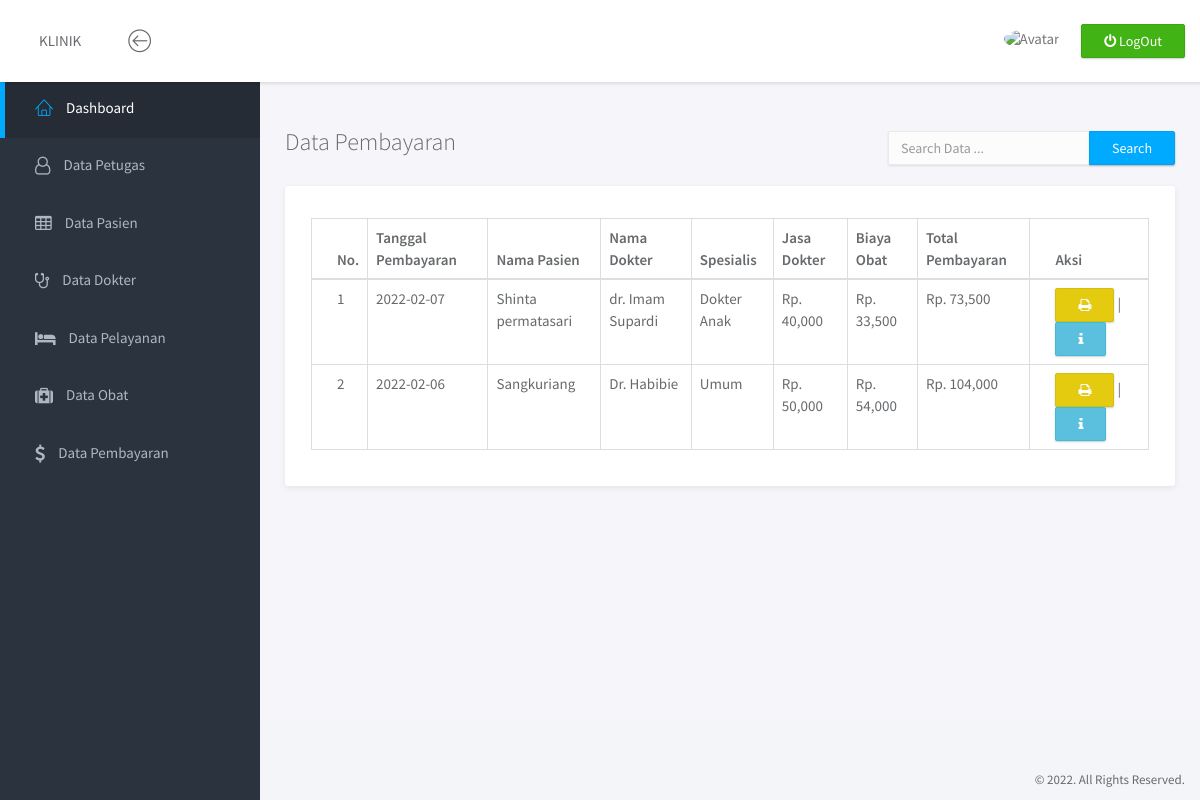
Page /admin/data-biaya.php on the committed database.
### tables this page shows
CREATE TABLE `bayar` (
  `id_bayar` int(11) NOT NULL,
  `id_pasien` int(11) NOT NULL,
  `id_dokter` int(11) NOT NULL,
  `tanggal_bayar` date NOT NULL,
  `tarif` varchar(20) NOT NULL,
  `biaya_resep` varchar(30) NOT NULL,
  `keluhan` text NOT NULL,
  `diagnosa` text NOT NULL,
  `resep` text NOT NULL,
  `total_bayar` varchar(50) NOT NULL
);

CREATE TABLE `pasien` (
  `id_pasien` int(11) NOT NULL,
  `nama_pasien` varchar(50) NOT NULL,
  `lahir_pasien` date NOT NULL,
  `keluarga_pasien` varchar(50) NOT NULL,
  `alamat_pasien` text NOT NULL,
  `jk_pasien` enum('L','P') NOT NULL,
  `telepon_pasien` varchar(15) NOT NULL
);

CREATE TABLE `dokter` (
  `id_dokter` int(11) NOT NULL,
  `nama_dokter` varchar(50) NOT NULL,
  `lahir_dokter` date NOT NULL,
  `alamat` text NOT NULL,
  `telepon` varchar(20) NOT NULL,
  `tarif` varchar(20) NOT NULL,
  `spesialis` varchar(50) NOT NULL,
  `keterangan` text NOT NULL
);

### admin/data-biaya.php (the view, shortened to what this page needs)
<?php
include 'koneksi.php';
?>
<!doctype html>
<html lang="en">
<head>
	<link rel="stylesheet" href="assets/vendor/bootstrap/css/bootstrap.min.css">
	<link rel="stylesheet" href="assets/vendor/font-awesome/css/font-awesome.min.css">
	<link rel="stylesheet" href="assets/vendor/linearicons/style.css">
	<link rel="stylesheet" href="assets/css/main.css">
	<link rel="stylesheet" href="assets/css/demo.css">
</head>
<body>
	<div id="wrapper">
		<nav class="navbar navbar-default navbar-fixed-top">
			<div class="brand">
				KLINIK
			</div>
			<div class="container-fluid">
				<div class="navbar-btn">
					<button type="button" class="btn-toggle-fullwidth"><i class="lnr lnr-arrow-left-circle"></i></button>
				</div>
				<div class="navbar-btn navbar-btn-right">
					<a class="btn btn-success update-pro" href="logout.php" title="Log-Out"><i class="fa fa-power-off"></i> <span> LogOut</span></a>
				</div>
				<div id="navbar-menu">
					<ul class="nav navbar-nav navbar-right">
						<li class="dropdown">
							<a href="#" class="dropdown-toggle" data-toggle="dropdown"><img src="assets/img/kepsek.png" class="img-circle" alt="Avatar"> <span><?php print($_SESSION['user']) ?></span></a>
						</li>
					</ul>
				</div>
			</div>
		</nav>
		<div id="sidebar-nav" class="sidebar">
			<div class="sidebar-scroll">
				<nav>
					<ul class="nav">
						<li><a href="dashboard.php" class="active"><i class="lnr lnr-home"></i> <span>Dashboard</span></a></li>
						<li><a href="data-petugas.php" class=""><i class="fa fa-user-o"></i> <span>Data Petugas</span></a></li>
						<li><a href="data-pasien.php" class=""><i class="fa fa-table"></i> <span>Data Pasien</span></a></li>
						<li><a href="data-dokter.php" class=""><i class="fa fa-stethoscope"></i> <span>Data Dokter</span></a></li>
						<li><a href="data-pelayanan.php" class=""><i class="fa fa-bed"></i> <span>Data Pelayanan</span></a></li>
						<li><a href="data-obat.php" class=""><i class="fa fa-medkit"></i> <span>Data Obat</span></a></li>
						<li><a href="data-biaya.php" class=""><i class="fa fa-usd"></i> <span>Data Pembayaran</span></a></li>
					</ul>
				</nav>
			</div>
		</div>
		<div class="main">
			<div class="main-content">
				<div class="container-fluid">
					<form class="navbar-form navbar-right" action="search-pembayaran.php" method="post">
						<div class="input-group">
							<input type="text" name="keyword" value="" class="form-control" placeholder="Search Data ..." autocomplete="off" autofocus>
							<span class="input-group-btn">
								<button type="submit" class="btn btn-primary" name="cari">Search</button>
							</span>
						</div>
					</form>
					<br>
					<h3 class="page-title">Data Pembayaran</h3>
							<div class="panel">
								<br>
								<div class="panel-body">
									<table class="table table-bordered">
										<thead>
											<tr>
												<th>No.</th>
												<th>Tanggal Pembayaran</th>
												<th>Nama Pasien</th>
												<th>Nama Dokter</th>
												<th>Spesialis</th>
												<th>Jasa Dokter</th>
												<th>Biaya Obat</th>
												<th>Total Pembayaran</th>
												<th>Aksi</th>
											</tr>
										</thead>
										<tbody>
											<?php $no=1; ?>
											<?php $ambil = $koneksi ->query("SELECT * FROM bayar
											INNER JOIN pasien ON bayar.id_pasien=pasien.id_pasien
											INNER JOIN dokter ON bayar.id_dokter=dokter.id_dokter ORDER BY id_bayar DESC");?>
											<?php while ($pecah = $ambil -> fetch_assoc()){
											?>
											<tr>
												<td><?php echo $no; ?></td>
												<td><?php echo $pecah["tanggal_bayar"]; ?></td>
												<td><?php echo $pecah["nama_pasien"]; ?></td>
												<td><?php echo $pecah["nama_dokter"]; ?></td>
												<td><?php echo $pecah["spesialis"]; ?></td>
												<td>Rp. <?php echo number_format($pecah["tarif"]); ?></td>
												<td>Rp. <?php echo number_format($pecah["biaya_resep"]); ?></td>
												<td>Rp. <?php echo number_format($pecah["total_bayar"]); ?></td>
												<td>
													<a href="print-pembayaran.php?id=<?php echo $pecah['id_bayar']; ?>" class="btn btn-warning"><i class="fa fa-print"></i> </a> |
													<a href="detail-pembayaran.php?id=<?php echo $pecah['id_bayar']; ?>" class="btn btn-info"><i class="fa fa-info"></i></a>
												</td>
											</tr>
											<?php $no++;  ?>
											<?php } ?>
										</tbody>
									</table>
								</div>
							</div>
				</div>
			</div>
		</div>
		<footer>
			<div class="container-fluid">
				<p class="copyright">&copy; 2022. All Rights Reserved.</p>
			</div>
		</footer>
	</div>
</body>
</html>

### rows in the picture
bayar: tanggal_bayar "2022-02-07", id_pasien.nama_pasien "Shinta permatasari", id_dokter.nama_dokter "dr. Imam Supardi", id_dokter.spesialis "Dokter Anak", id_dokter.tarif "40,000", biaya_resep "33,500", total_bayar "73,500"
bayar: tanggal_bayar "2022-02-06", id_pasien.nama_pasien "Sangkuriang", id_dokter.nama_dokter "Dr. Habibie", id_dokter.spesialis "Umum", id_dokter.tarif "50,000", biaya_resep "54,000", total_bayar "104,000"
